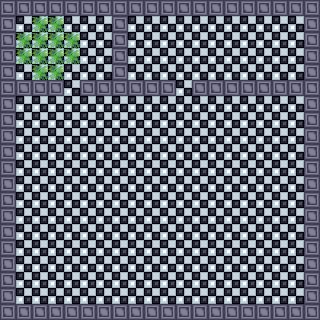

This game map was drawn from its Tiled (.tmx) file and the tilesets committed beside it. A one-line description and the full map source follow:
An orthogonal 20x20 tile map with 16x16 px tiles, 1 tile layer (Tile Layer 1).

<map version="1.0" tiledversion="1.0.3" orientation="orthogonal" renderorder="right-down" width="20" height="20" tilewidth="16" tileheight="16" nextobjectid="1">
 <tileset firstgid="1" source="tilemap.tsx" />
 <layer name="Tile Layer 1" width="20" height="20">
  <data encoding="csv">
1,1,1,1,1,1,1,1,1,1,1,1,1,1,1,1,1,1,1,1,
1,2,3,3,2,2,2,1,2,2,2,2,2,2,2,2,2,2,2,1,
1,3,3,3,3,2,2,1,2,2,2,2,2,2,2,2,2,2,2,1,
1,3,3,3,3,2,2,1,2,2,2,2,2,2,2,2,2,2,2,1,
1,2,3,3,2,2,2,1,2,2,2,2,2,2,2,2,2,2,2,1,
1,1,1,1,2,1,1,1,1,1,1,2,1,1,1,1,1,1,1,1,
1,2,2,2,2,2,2,2,2,2,2,2,2,2,2,2,2,2,2,1,
1,2,2,2,2,2,2,2,2,2,2,2,2,2,2,2,2,2,2,1,
1,2,2,2,2,2,2,2,2,2,2,2,2,2,2,2,2,2,2,1,
1,2,2,2,2,2,2,2,2,2,2,2,2,2,2,2,2,2,2,1,
1,2,2,2,2,2,2,2,2,2,2,2,2,2,2,2,2,2,2,1,
1,2,2,2,2,2,2,2,2,2,2,2,2,2,2,2,2,2,2,1,
1,2,2,2,2,2,2,2,2,2,2,2,2,2,2,2,2,2,2,1,
1,2,2,2,2,2,2,2,2,2,2,2,2,2,2,2,2,2,2,1,
1,2,2,2,2,2,2,2,2,2,2,2,2,2,2,2,2,2,2,1,
1,2,2,2,2,2,2,2,2,2,2,2,2,2,2,2,2,2,2,1,
1,2,2,2,2,2,2,2,2,2,2,2,2,2,2,2,2,2,2,1,
1,2,2,2,2,2,2,2,2,2,2,2,2,2,2,2,2,2,2,1,
1,2,2,2,2,2,2,2,2,2,2,2,2,2,2,2,2,2,2,1,
1,1,1,1,1,1,1,1,1,1,1,1,1,1,1,1,1,1,1,1
</data>
 </layer>
</map>
